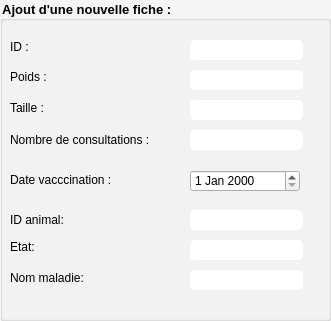
    <widget class="QGroupBox" name="groupBox">
     <property name="enabled">
      <bool>true</bool>
     </property>
     <property name="geometry">
      <rect>
       <x>520</x>
       <y>50</y>
       <width>331</width>
       <height>321</height>
      </rect>
     </property>
     <property name="styleSheet">
      <string notr="true">QGroupBox{background-color:whitesmoke;
font-size: 13px;
    font-family: Arial, Helvetica, sans-serif;
    font-weight:bold;}
</string>
     </property>
     <property name="title">
      <string>Ajout d'une nouvelle fiche : </string>
     </property>
     <widget class="QLabel" name="label_id_2">
      <property name="geometry">
       <rect>
        <x>10</x>
        <y>40</y>
        <width>47</width>
        <height>13</height>
       </rect>
      </property>
      <property name="styleSheet">
       <string notr="true">font: 9pt &quot;Arial Rounded MT Bold&quot;;</string>
      </property>
      <property name="text">
       <string>ID : </string>
      </property>
     </widget>
     <widget class="QLabel" name="label_4">
      <property name="geometry">
       <rect>
        <x>10</x>
        <y>70</y>
        <width>47</width>
        <height>13</height>
       </rect>
      </property>
      <property name="styleSheet">
       <string notr="true">font: 9pt &quot;Arial Rounded MT Bold&quot;;</string>
      </property>
      <property name="text">
       <string>Poids :</string>
      </property>
     </widget>
     <widget class="QLabel" name="label_prix_2">
      <property name="geometry">
       <rect>
        <x>10</x>
        <y>100</y>
        <width>71</width>
        <height>16</height>
       </rect>
      </property>
      <property name="styleSheet">
       <string notr="true">font: 9pt &quot;Arial Rounded MT Bold&quot;;</string>
      </property>
      <property name="text">
       <string>Taille : </string>
      </property>
     </widget>
     <widget class="QLineEdit" name="lineEdit_id_animal_fiche">
      <property name="geometry">
       <rect>
        <x>190</x>
        <y>210</y>
        <width>113</width>
        <height>20</height>
       </rect>
      </property>
      <property name="styleSheet">
       <string notr="true">QLineEdit{
    background-color: white;
    box-shadow: 2px 0.5px 5px 1px inset black;
    border-radius: 5px;
    width: 70%;
    padding-right: 10px;
    padding-left: 10px;
    text-align: left;
    color: #000;
    font-size:inherit;
    font-family: Arial, Helvetica, sans-serif;  
    font-weight:normal;
    font-variant:normal;
}
QLineEdit::hover{  color: black ;
background-color:orange;}
QLineEdit::focus{  color: black ;
background-color:white;}</string>
      </property>
     </widget>
     <widget class="QLineEdit" name="etat_text">
      <property name="geometry">
       <rect>
        <x>190</x>
        <y>240</y>
        <width>113</width>
        <height>20</height>
       </rect>
      </property>
      <property name="styleSheet">
       <string notr="true">QLineEdit{
    background-color: white;
    box-shadow: 2px 0.5px 5px 1px inset black;
    border-radius: 5px;
    width: 70%;
    padding-right: 10px;
    padding-left: 10px;
    text-align: left;
    color: #000;
    font-size:inherit;
    font-family: Arial, Helvetica, sans-serif;  
    font-weight:normal;
    font-variant:normal;
}
QLineEdit::hover{  color: black ;
background-color:orange;}
QLineEdit::focus{  color: black ;
background-color:white;}</string>
      </property>
     </widget>
     <widget class="QLineEdit" name="nom_maladie">
      <property name="geometry">
       <rect>
        <x>190</x>
        <y>270</y>
        <width>113</width>
        <height>20</height>
       </rect>
      </property>
      <property name="styleSheet">
       <string notr="true">QLineEdit{
    background-color: white;
    box-shadow: 2px 0.5px 5px 1px inset black;
    border-radius: 5px;
    width: 70%;
    padding-right: 10px;
    padding-left: 10px;
    text-align: left;
    color: #000;
    font-size:inherit;
    font-family: Arial, Helvetica, sans-serif;  
    font-weight:normal;
    font-variant:normal;
}
QLineEdit::hover{  color: black ;
background-color:orange;}
QLineEdit::focus{  color: black ;
background-color:white;}</string>
      </property>
     </widget>
     <widget class="QLabel" name="label_6">
      <property name="geometry">
       <rect>
        <x>10</x>
        <y>240</y>
        <width>47</width>
        <height>14</height>
       </rect>
      </property>
      <property name="styleSheet">
       <string notr="true">font: 9pt &quot;Arial Rounded MT Bold&quot;;</string>
      </property>
      <property name="text">
       <string>Etat: </string>
      </property>
     </widget>
     <widget class="QLabel" name="label_7">
      <property name="geometry">
       <rect>
        <x>10</x>
        <y>270</y>
        <width>91</width>
        <height>16</height>
       </rect>
      </property>
      <property name="styleSheet">
       <string notr="true">font: 9pt &quot;Arial Rounded MT Bold&quot;;</string>
      </property>
      <property name="text">
       <string>Nom maladie: </string>
      </property>
     </widget>
     <widget class="QLabel" name="label_nom_4">
      <property name="geometry">
       <rect>
        <x>10</x>
        <y>210</y>
        <width>61</width>
        <height>20</height>
       </rect>
      </property>
      <property name="styleSheet">
       <string notr="true">font: 9pt &quot;Arial Rounded MT Bold&quot;;</string>
      </property>
      <property name="text">
       <string>ID animal: </string>
      </property>
     </widget>
     <widget class="QLabel" name="label_nom_3">
      <property name="geometry">
       <rect>
        <x>10</x>
        <y>170</y>
        <width>111</width>
        <height>20</height>
       </rect>
      </property>
      <property name="styleSheet">
       <string notr="true">font: 9pt &quot;Arial Rounded MT Bold&quot;;</string>
      </property>
      <property name="text">
       <string>Date vacccination :</string>
      </property>
     </widget>
     <widget class="QLineEdit" name="lineEdit_nbr_fiche">
      <property name="geometry">
       <rect>
        <x>190</x>
        <y>130</y>
        <width>113</width>
        <height>20</height>
       </rect>
      </property>
      <property name="styleSheet">
       <string notr="true">QLineEdit{
    background-color: white;
    box-shadow: 2px 0.5px 5px 1px inset black;
    border-radius: 5px;
    width: 70%;
    padding-right: 10px;
    padding-left: 10px;
    text-align: left;
    color: #000;
    font-size:inherit;
    font-family: Arial, Helvetica, sans-serif;  
    font-weight:normal;
    font-variant:normal;
}
QLineEdit::hover{  color: black ;
background-color:orange;}
QLineEdit::focus{  color: black ;
background-color:white;}</string>
      </property>
     </widget>
     <widget class="QDateEdit" name="date_fiche">
      <property name="geometry">
       <rect>
        <x>190</x>
        <y>170</y>
        <width>110</width>
        <height>22</height>
       </rect>
      </property>
      <property name="styleSheet">
       <string notr="true"/>
      </property>
     </widget>
     <widget class="QLineEdit" name="lineEdit_taille_fiche">
      <property name="geometry">
       <rect>
        <x>190</x>
        <y>100</y>
        <width>113</width>
        <height>20</height>
       </rect>
      </property>
      <property name="styleSheet">
       <string notr="true">QLineEdit{
    background-color: white;
    box-shadow: 2px 0.5px 5px 1px inset black;
    border-radius: 5px;
    width: 70%;
    padding-right: 10px;
    padding-left: 10px;
    text-align: left;
    color: #000;
    font-size:inherit;
    font-family: Arial, Helvetica, sans-serif;  
    font-weight:normal;
    font-variant:normal;
}
QLineEdit::hover{  color: black ;
background-color:orange;}
QLineEdit::focus{  color: black ;
background-color:white;}</string>
      </property>
     </widget>
     <widget class="QLineEdit" name="lineEdit_id_Fiche_animal">
      <property name="geometry">
       <rect>
        <x>190</x>
        <y>40</y>
        <width>113</width>
        <height>20</height>
       </rect>
      </property>
      <property name="styleSheet">
       <string notr="true">QLineEdit{
    background-color: white;
    box-shadow: 2px 0.5px 5px 1px inset black;
    border-radius: 5px;
    width: 70%;
    padding-right: 10px;
    padding-left: 10px;
    text-align: left;
    color: #000;
    font-size:inherit;
    font-family: Arial, Helvetica, sans-serif;  
    font-weight:normal;
    font-variant:normal;
}
QLineEdit::hover{  color: black ;
background-color:orange;}
QLineEdit::focus{  color: black ;
background-color:white;}</string>
      </property>
     </widget>
     <widget class="QLineEdit" name="lineEdit_poid_fiche">
      <property name="geometry">
       <rect>
        <x>190</x>
        <y>70</y>
        <width>113</width>
        <height>20</height>
       </rect>
      </property>
      <property name="styleSheet">
       <string notr="true">QLineEdit{
    background-color: white;
    box-shadow: 2px 0.5px 5px 1px inset black;
    border-radius: 5px;
    width: 70%;
    padding-right: 10px;
    padding-left: 10px;
    text-align: left;
    color: #000;
    font-size:inherit;
    font-family: Arial, Helvetica, sans-serif;  
    font-weight:normal;
    font-variant:normal;
}
QLineEdit::hover{  color: black ;
background-color:orange;}
QLineEdit::focus{  color: black ;
background-color:white;}</string>
      </property>
     </widget>
     <widget class="QLabel" name="label_nom_2">
      <property name="geometry">
       <rect>
        <x>10</x>
        <y>130</y>
        <width>171</width>
        <height>20</height>
       </rect>
      </property>
      <property name="styleSheet">
       <string notr="true">
font:9pt &quot;Arial Rounded MT Bold&quot;;</string>
      </property>
      <property name="text">
       <string>Nombre de consultations :</string>
      </property>
     </widget>
    </widget>
